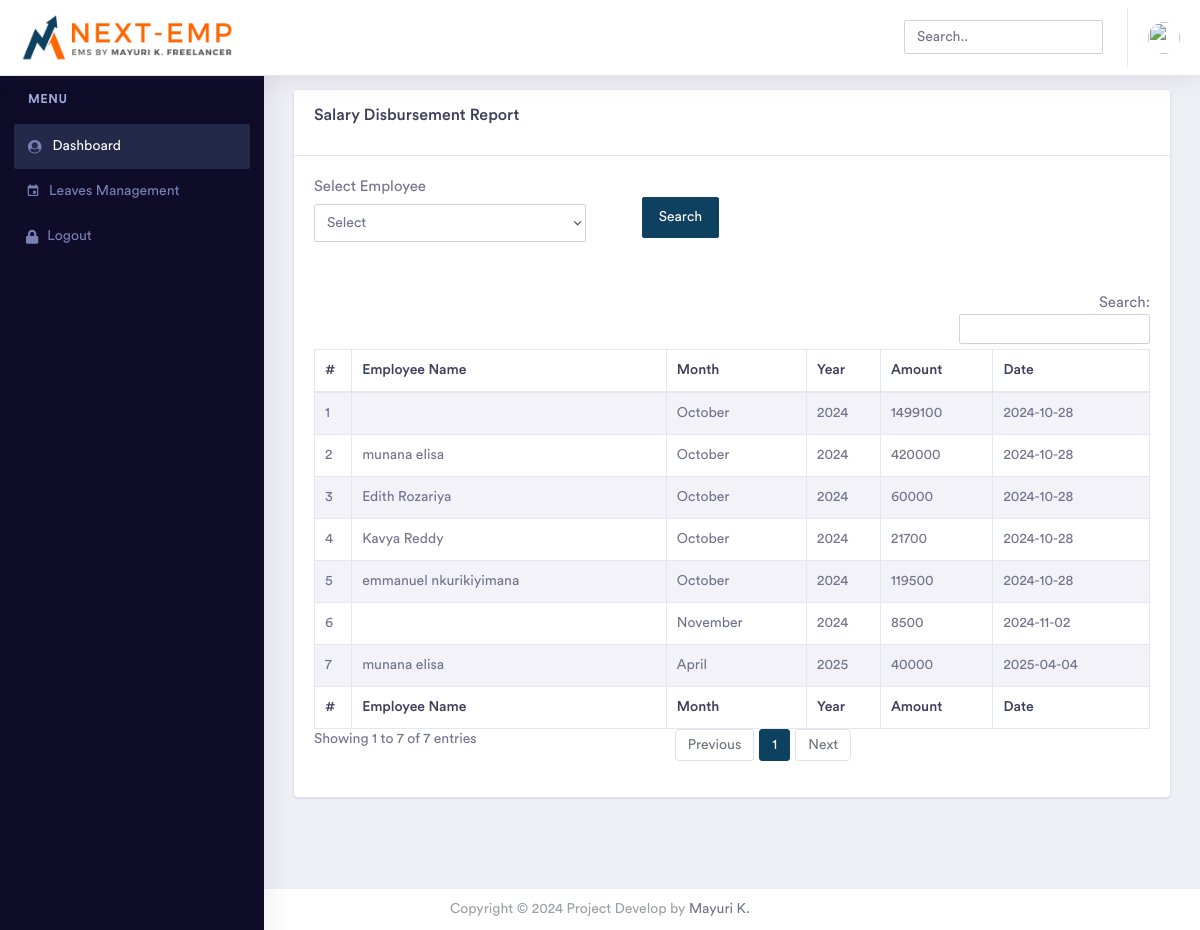
Page /admin/salary_report.php (signed in) on the committed database.
### tables this page shows
CREATE TABLE `manage_website` (
  `id` int(11) NOT NULL AUTO_INCREMENT,
  `title` varchar(600) NOT NULL,
  `short_title` varchar(600) NOT NULL,
  `logo` text NOT NULL,
  `footer` text NOT NULL,
  `currency_code` varchar(600) NOT NULL,
  `currency_symbol` varchar(600) NOT NULL,
  `login_logo` text NOT NULL,
  `invoice_logo` text NOT NULL,
  `background_login_image` text NOT NULL,
  `status` int(11) NOT NULL,
  PRIMARY KEY (`id`)
);

CREATE TABLE `salary` (
  `id` int(11) NOT NULL AUTO_INCREMENT,
  `emp` varchar(200) NOT NULL,
  `month` varchar(200) NOT NULL,
  `year` varchar(200) NOT NULL,
  `leave` int(11) NOT NULL,
  `borrow` float NOT NULL,
  `actual` float NOT NULL,
  `final` float NOT NULL,
  `date` date NOT NULL DEFAULT current_timestamp(),
  PRIMARY KEY (`id`)
);

### admin/salary_report.php (the view, shortened to what this page needs)
<?php include('include/head.php'); ?>
<?php include('include/header.php'); ?>
<?php include('include/sidebar.php'); ?>
<div class="dashboard-wrapper">
    <div class="container-fluid  dashboard-content">
        <div class="row">
            <div class="col-xl-12 col-lg-12 col-md-12 col-sm-12 col-12">
                <div class="card">
                    <div class="card-header">
                        <h4>Salary Disbursement Report </h4>
                    </div>
                    <div class="card-body">
                        <form class="form-horizontal" action="" method="post" enctype="multipart/form-data">
                            <div class="form-row">
                            <div class="col-xl-4 col-lg-4 col-md-12 col-sm-12 col-12 mb-2">
    <label for="validationCustom01">Select Employee</label>
    <select name="emp" class="form-control">
        <option value="">Select</option>
    </select>
</div>
                                <center>
                                    <div class="col-xl-4 col-lg-4 col-md-12 col-sm-12 col-12 mb-2">
                                        <div class="input-group">
                                            <button class="btn btn-primary" type="submit" name="search">Search</button>
                                        </div>
                                    </div>
                            </div>
                        </form>
                        <br />
                        <br />
                        <div class="table-responsive">
                            <table id="example" class="table table-striped table-bordered second" style="width:100%">
                                <thead>
                                    <tr>
                                        <th>#</th>
                                        <th>Employee Name</th>
                                           <th>Month</th>
                                              <th>Year</th>
                                                  <th>Amount</th>
                                                   <th>Date</th>
                                    </tr>
                                </thead>
                                <tbody>
                                   <?php
if (isset($_POST['search'])) {
    $sql = "SELECT * FROM `salary` WHERE  emp=?";
    $statement = $conn->prepare($sql);
    $statement->execute([$_POST['emp']]);
} else {
    $sql = "SELECT * FROM `salary` ";
    $statement = $conn->prepare($sql);
    $statement->execute();
}
$i = 1;
$rec = $statement->fetchAll();
foreach ($rec as $key) {
 ?>
<tr>
    <td><?php echo $i; ?></td>
    <td><?php
                                    $stmt2 = $conn->prepare("SELECT * FROM `admin` WHERE id=? AND delete_status='0'");
                                    $stmt2->execute([$key['emp']]);
                                    $record2 = $stmt2->fetch();
                                    echo $record2['fname'].' '.$record2['lname']; ?></td>
    <td><?php echo $key['month']; ?></td>
    <td><?php echo $key['year']; ?></td>
     <td><?php echo $key['final']; ?></td>
      <td><?php echo $key['date']; ?></td>
</tr>
<?php
    $i++;
}
?>
                                </tbody>
                                <tfoot>
                                    <tr>
                                       <th>#</th>
                                        <th>Employee Name</th>
                                           <th>Month</th>
                                              <th>Year</th>
                                                  <th>Amount</th>
                                                   <th>Date</th>
                                    </tr>
                                </tfoot>
                            </table>
                        </div>
                    </div>
                </div>
            </div>
        </div>
    </div>
    <?php include('include/footer.php'); ?>
</body>
</html>

### admin/include/header.php (shortened to what this page needs)
<?php
require_once('../assets/constants/fetch-my-info.php');
?>
<?php
$stmt = $conn->prepare("SELECT * FROM admin WHERE id='".$_SESSION['id']."'");
$stmt->execute();
$result = $stmt->fetch(PDO::FETCH_ASSOC);
 $sql = "SELECT * FROM manage_website where status='0'";
  $statement = $conn->prepare($sql);
                                                 $statement->execute();
                                              $row = $statement->fetch(PDO::FETCH_ASSOC);
                                                                    extract($row);?>
<body>
    <div class="dashboard-main-wrapper">
        <div class="dashboard-header">
            <nav class="navbar navbar-expand-lg bg-white fixed-top">
                <a class="navbar-brand" href="index.php">
                                <img class="img-fluid" src="../assets/uploadImage/Logo/<?php echo$login_logo; ?>" style="width:220px;height:auto;" alt="Theme-Logo" />
                            </a>
                <div class="collapse navbar-collapse " id="navbarSupportedContent">
                    <ul class="navbar-nav ml-auto navbar-right-top ">
                        <li class="nav-item">
                            <div id="custom-search" class="top-search-bar">
                                <input class="form-control" type="text" placeholder="Search..">
                            </div>
                        </li>
                         <li class="nav-item dropdown nav-user">
                            <a class="nav-link nav-user-img" href="profile.php" id="navbarDropdownMenuLink2" data-toggle="dropdown" aria-haspopup="true" aria-expanded="false"><img src="../assets/uploadImage/Profile/<?=$result['image']?>" alt="" class="user-avatar-md rounded-circle"></a>
                        </li>
   </ul>
                </div>
            </nav>
        </div>

### rows in the picture
manage_website: login_logo (picture)
salary: month "October", year "2024", final "1499100", date "2024-10-28"
salary: admin.fname "munana", admin.lname "elisa", month "October", year "2024", final "420000", date "2024-10-28"
salary: admin.fname "Edith", admin.lname "Rozariya", month "October", year "2024", final "60000", date "2024-10-28"
salary: admin.fname "Kavya", admin.lname "Reddy", month "October", year "2024", final "21700", date "2024-10-28"
salary: admin.fname "emmanuel", admin.lname "nkurikiyimana", month "October", year "2024", final "119500", date "2024-10-28"
salary: month "November", year "2024", final "8500", date "2024-11-02"
salary: admin.fname "munana", admin.lname "elisa", month "April", year "2025", final "40000", date "2025-04-04"
